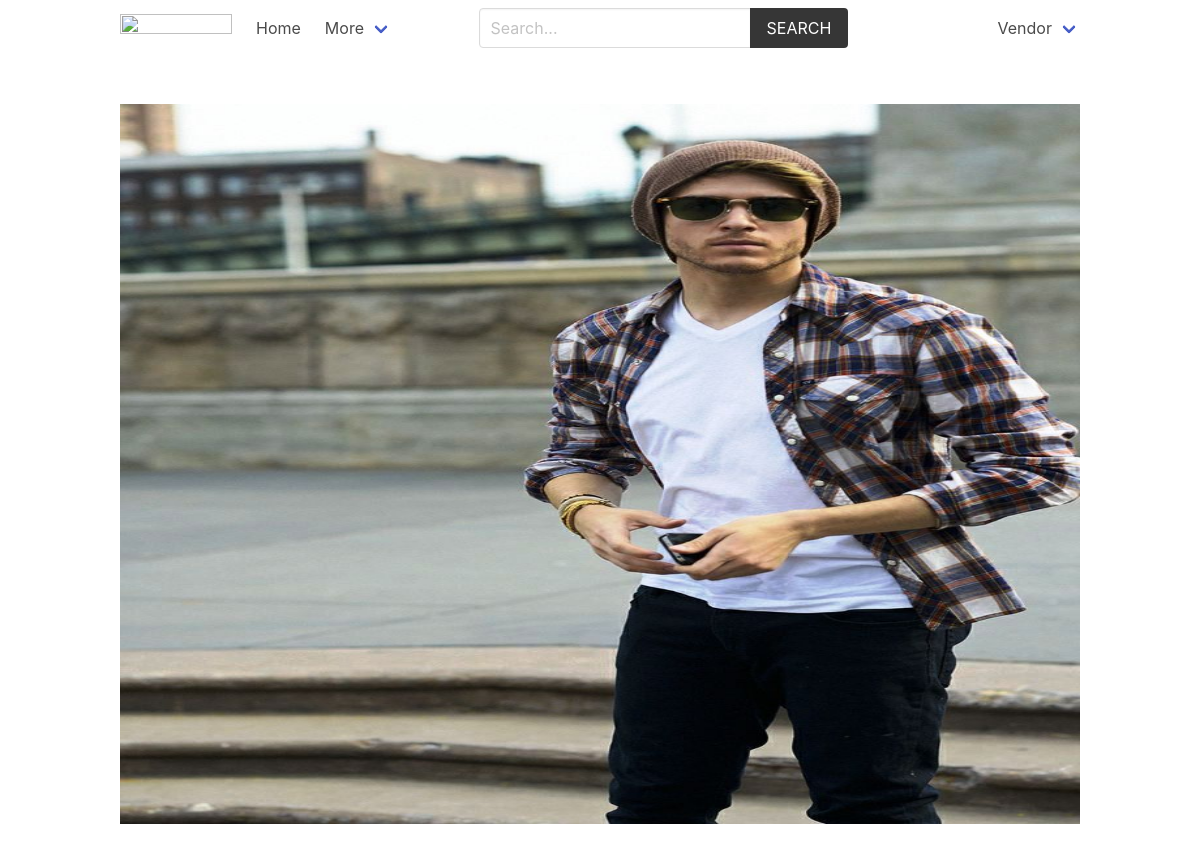
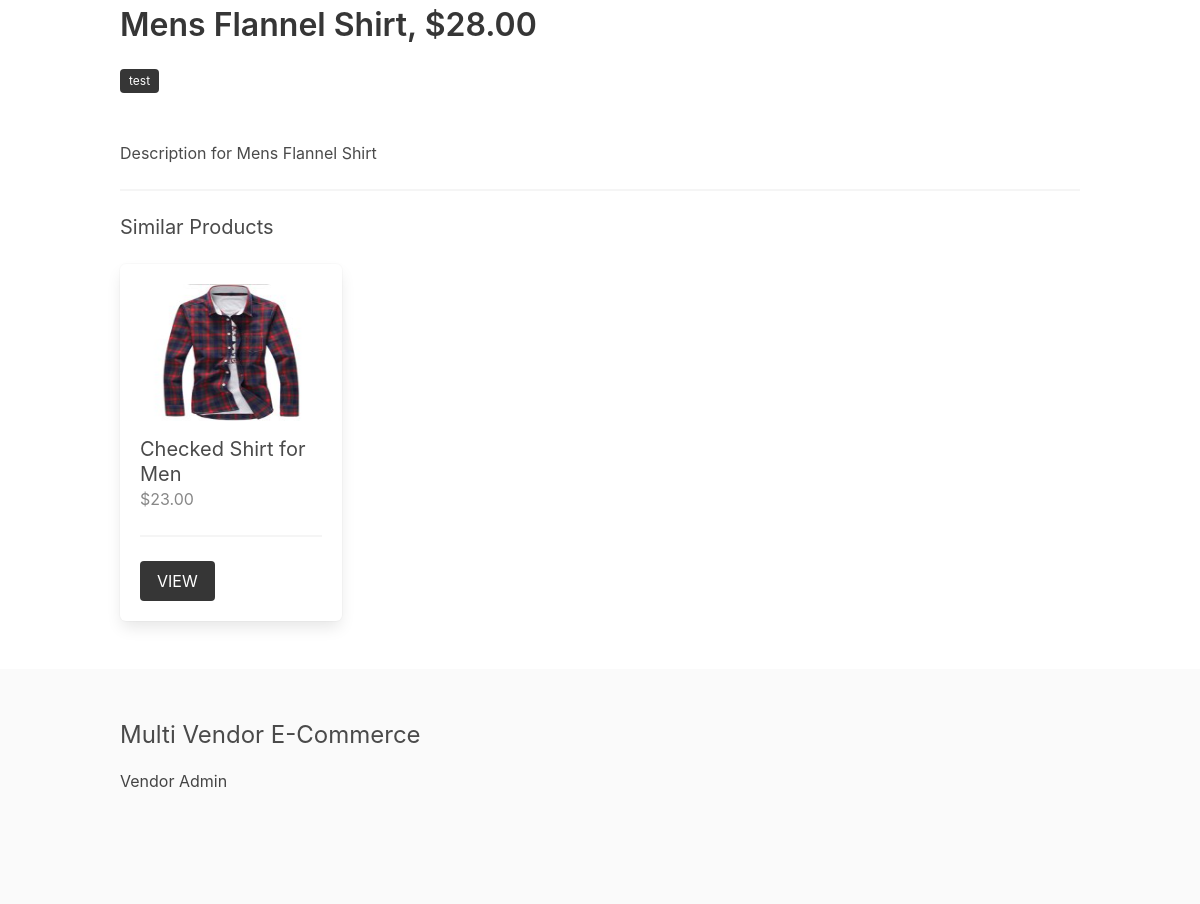
Screenshot of /product/shirt/mens-flannel-shirt/ (signed in) with the database file from the repository (2 pictures, top to bottom).
### vendor/models.py (models this page shows, shortened)
class Vendor(models.Model):
    name = models.CharField(max_length=255)
    created_at = models.DateTimeField(auto_now_add=True)
    created_by = models.OneToOneField(User, related_name='vendor', on_delete=models.CASCADE)
    class Meta:
        ordering = ['name']

### product/models.py (models this page shows, shortened)
class Product(models.Model):
    category = models.ForeignKey(Category, related_name='products', on_delete=models.CASCADE)
    vendor = models.ForeignKey(Vendor, related_name="products", on_delete=models.CASCADE)
    title = models.CharField(max_length=50)
    slug = models.SlugField(max_length=55)
    description = models.TextField(blank=True, null=True)
    price = models.DecimalField(max_digits=6, decimal_places=2)
    added_date = models.DateTimeField(auto_now_add=True)
    image = models.ImageField(upload_to='uploads/', blank=True, null=True)
    thumbnail = models.ImageField(upload_to='uploads/', blank=True, null=True) # Change uploads to thumbnails
    class Meta:
        ordering = ['-added_date']
    def get_thumbnail(self):
        if self.thumbnail:
            return self.thumbnail.url

### product/views.py (the view)
# urls.py: path('<slug:category_slug>/<slug:product_slug>/', views.product, name="product"),
def product(request, category_slug, product_slug):
    product = get_object_or_404(Product, category__slug=category_slug, slug=product_slug)
    similar_products = list(product.category.products.exclude(id=product.id))
    if len(similar_products) >= 4:
        similar_products = random.sample(similar_products, 4)
    context = {
        'product': product,
        'similar_products': similar_products
    }
    return render(request, 'product/product.html', context)

### templates/product/product.html (shortened to what this page needs)
{% extends 'core/base.html' %}
{% block content %}
    {% if product.image %}
        <figure class="image is-4by3 mb-6">
            <img src="{{product.image.url}}" alt="{{product.title}}">
        </figure>
    {% endif %}
    <h1 class="title">{{product.title}}, ${{product.price}}</h1>
    <p class="mb-6">
        <span class="tag is-dark">{{ product.vendor.name }}</span>
    </p>
    <p>{{product.description}}</p>
    {% if similar_products %}
        <hr>
        <div class="columns is-multiline">
            <div class="column is-12">
                <h2 class="subtitle">Similar Products</h2>
            </div>
            {% for product in similar_products %}
                {% include 'product/parts/list_item.html' %}
            {% endfor %}
        </div>
    {% endif %}
{% endblock content %}

### templates/core/base.html (shortened to what this page needs)
{% load static %}
<!DOCTYPE html>
<html lang="en">
<head>
    <link rel="stylesheet" href="https://cdn.jsdelivr.net/npm/bulma@0.9.2/css/bulma.min.css">
    <link rel="stylesheet" href="{% static 'css/main.css' %}">
</head>
<body>
    <div class="container">
        <nav class="navbar" role="navigation" aria-label="main navigation">
            <div class="navbar-brand">
                <a class="navbar-item" href="{% url 'core:home' %}">
                <img src="https://bulma.io/images/bulma-logo.png" width="112" height="28">
                </a>
            </div>
            <div id="navbarBasicExample" class="navbar-menu">
                <div class="navbar-start">
                <a class="navbar-item" href="{% url 'core:home' %}">
                    Home
                </a>
                <div class="navbar-item has-dropdown is-hoverable">
                    <a class="navbar-link">
                    More
                    </a>
                </div>
                </div>
                <div class="navbar-start">
                    <div class="navbar-item">
                        <form method="get" action="{% url 'product:search' %}">
                            <div class="field has-addons">
                                <div class="control">
                                    <input type="search" name="query" id="" class="input" placeholder="Search...">
                                </div>
                                <div class="control">
                                    <button class="button is-dark is-uppercase">Search</button>
                                </div>
                            </div>
                        </form>
                    </div>
                </div>
                <div class="navbar-end">
                {% if request.user.is_authenticated %}
                <div class="navbar-item has-dropdown is-hoverable">
                    <a class="navbar-link is-capitalized">
                    {{user.vendor.name}}
                    </a>
                </div>
                {% endif %}
                </div>
            </div>
            </nav>
    </div>
    <section class="section">
        <div class="container">
            {% block content %}{% endblock content %}
        </div>
    </section>
    <footer class="footer">
        <div class="container">
            <h3 class="is-size-4 mb-4">Multi Vendor E-Commerce</h3>
            {% if request.user.is_authenticated %}
                <a href="{% url 'vendor:vendor-admin' %}">Vendor Admin</a>
            {% else %}
                <a href="{% url 'vendor:become-vendor' %}">Become a Vendor</a>
            {% endif %}
        </div>
    </footer>
</body>
</html>

### templates/product/parts/list_item.html
<div class="column is-3 product-list-item">
                <div class="box">
                    <figure class="image is-4by3 mb-4">
                        <img src="{{ product.get_thumbnail }}" alt="{{product.title}}">
                    </figure>
                    <h2 class="subtitle">{{product.title}}</h2>
                    <h3 class="price is-size-6 mb-5">${{product.price}}</h3>
                    <hr>
                    <a href="{% url 'product:product' product.category.slug product.slug %}" class="button is-dark is-uppercase">View</a>
                </div>
            </div>

### core/static/css/main.css (style rules this page uses)
.footer a { margin-bottom: 15px; display: inline-block; color: #444; }
.product-list-item .box .subtitle { margin-bottom: 0; }
.product-list-item .box .price { color: #888; }

### rows the page displays
Product: image (picture), title "Mens Flannel Shirt", price "28.00", vendor.name "test", description "Description for Mens Flannel Shirt"
Product: get_thumbnail (picture), title "Checked Shirt for Men", price "23.00"

### other values shown
{{ user.vendor.name }} "Vendor"
